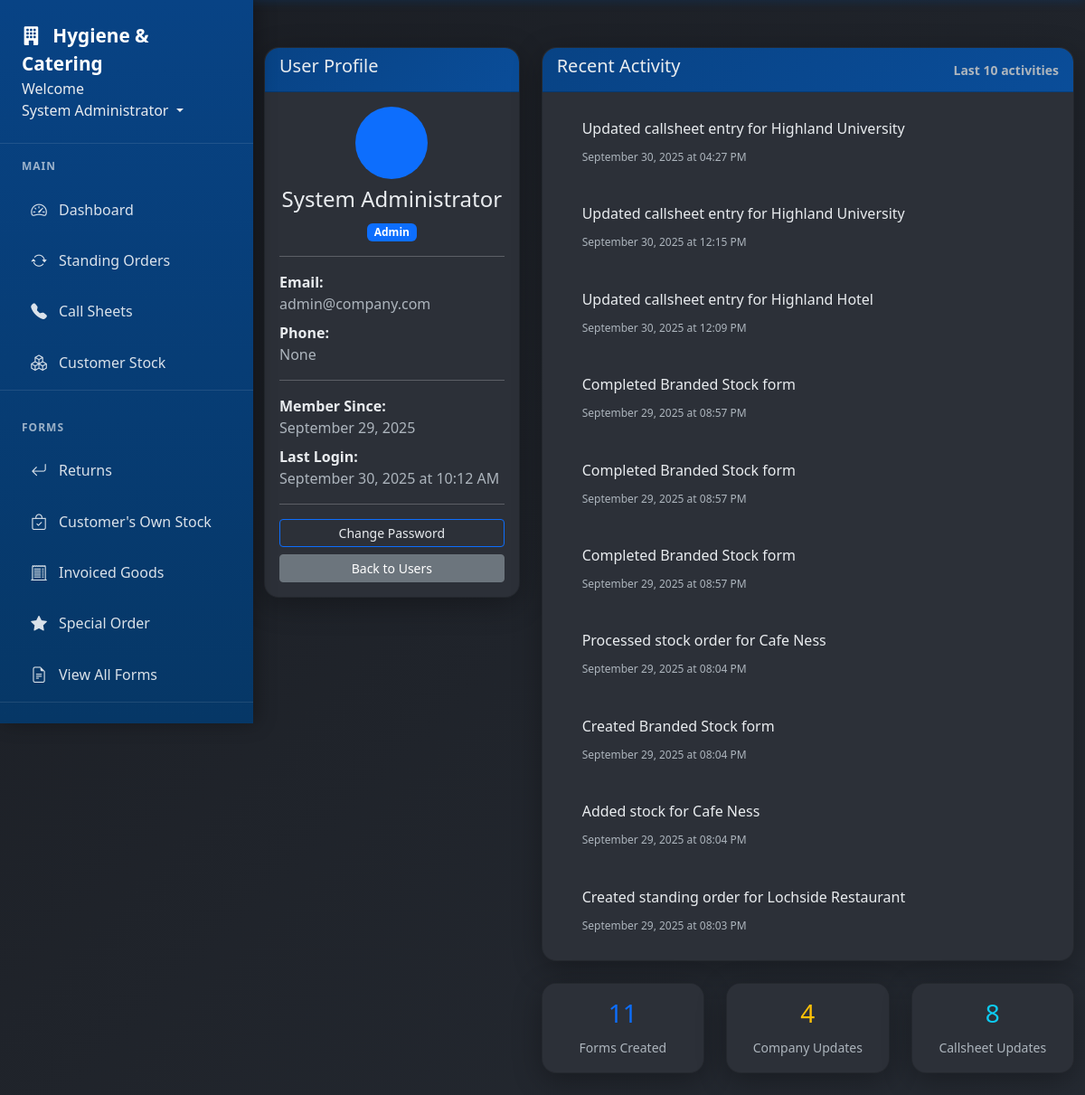
/users/1 (signed in), run on an earlier commit of the app's database.
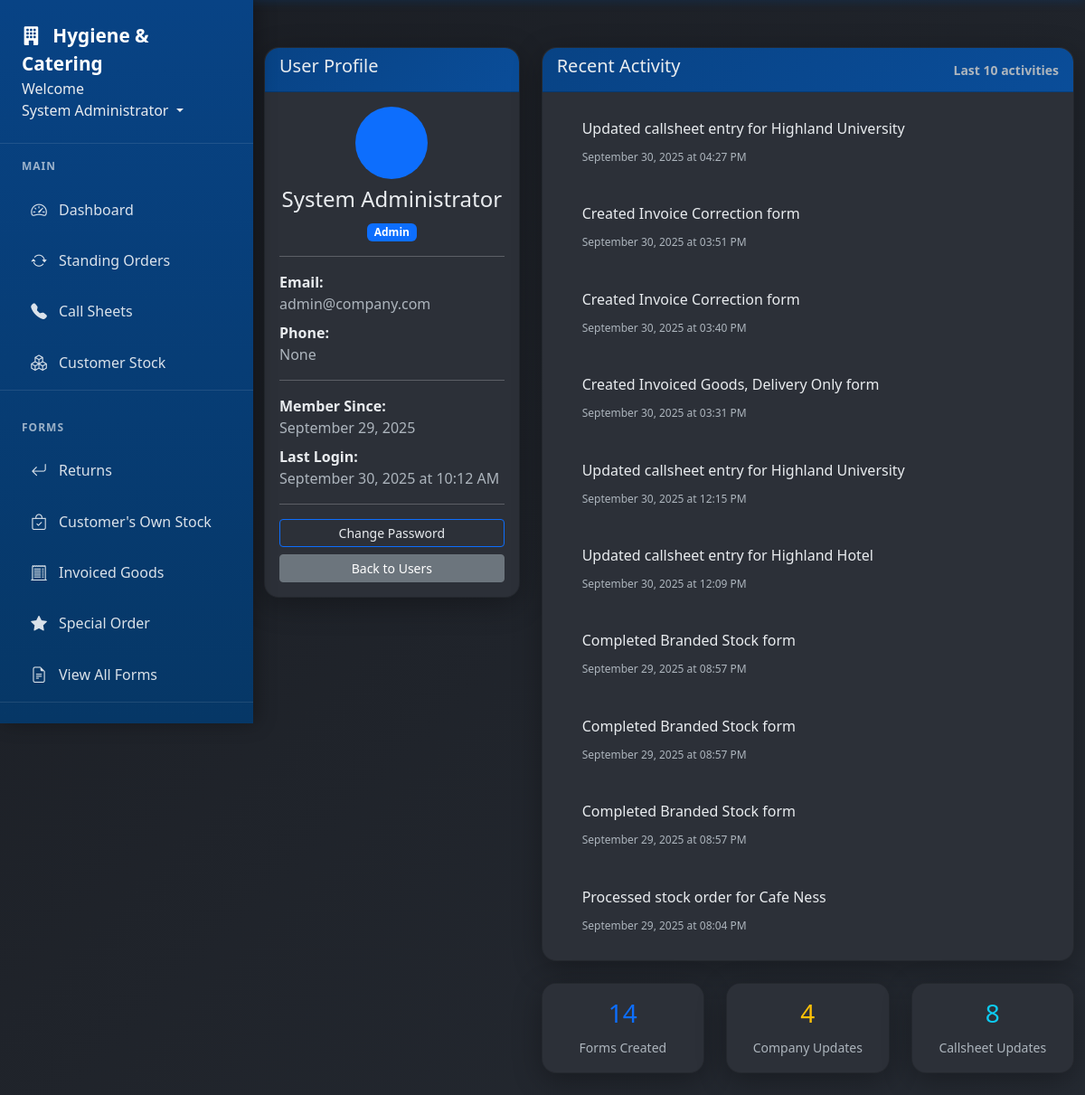
And on a later commit of the database.
### app/models.py (models this page shows, shortened)
class Form(db.Model):
    id = db.Column(db.Integer, primary_key=True)
    type = db.Column(db.String(50), nullable=False)
    data = db.Column(db.Text, nullable=False)
    date_created = db.Column(db.DateTime, nullable=False, default=datetime.utcnow)
    user_id = db.Column(db.Integer, db.ForeignKey('user.id'), nullable=False)
    is_completed = db.Column(db.Boolean, default=False)
    completed_date = db.Column(db.DateTime, nullable=True)
    completed_by = db.Column(db.Integer, db.ForeignKey('user.id'), nullable=True)
    is_archived = db.Column(db.Boolean, default=False)
    completer = db.relationship('User', foreign_keys=[completed_by], backref='completed_forms')

class StockTransaction(db.Model):
    id = db.Column(db.Integer, primary_key=True)
    stock_item_id = db.Column(db.Integer, db.ForeignKey('customer_stock.id'), nullable=False)
    transaction_type = db.Column(db.String(20), nullable=False)  # 'stock_in', 'stock_out', 'adjustment'
    quantity = db.Column(db.Integer, nullable=False)
    reference = db.Column(db.String(100))  # Order number, delivery note, etc.
    notes = db.Column(db.Text)
    transaction_date = db.Column(db.DateTime, nullable=False, default=datetime.utcnow)
    created_by = db.Column(db.Integer, db.ForeignKey('user.id'), nullable=False)
    user = db.relationship('User', backref='stock_transactions')

class StandingOrder(db.Model):
    id = db.Column(db.Integer, primary_key=True)
    customer_id = db.Column(db.Integer, db.ForeignKey('customer.id'), nullable=False)
    delivery_days = db.Column(db.String(20), nullable=False)  # e.g., "0,3" for Monday & Thursday
    start_date = db.Column(db.Date, nullable=False)
    end_date = db.Column(db.Date, nullable=True)  # Null means ongoing
    status = db.Column(db.String(20), default='active')  # active, paused, ended
    special_instructions = db.Column(db.Text)
    created_by = db.Column(db.Integer, db.ForeignKey('user.id'), nullable=False)
    created_at = db.Column(db.DateTime, nullable=False, default=datetime.utcnow)
    updated_at = db.Column(db.DateTime, nullable=False, default=datetime.utcnow, onupdate=datetime.utcnow)
    customer = db.relationship('Customer', backref='standing_orders')
    created_by_user = db.relationship('User', backref='created_standing_orders')
    items = db.relationship('StandingOrderItem', backref='standing_order', cascade='all, delete-orphan')
    schedules = db.relationship('StandingOrderSchedule', backref='standing_order', cascade='all, delete-orphan')
    logs = db.relationship('StandingOrderLog', backref='standing_order', cascade='all, delete-orphan')

### app/routes.py (the view)
@main.route('/users/<int:user_id>')
@login_required
def user_profile(user_id):
    user = User.query.get_or_404(user_id)
    if current_user.role != 'admin' and current_user.id != user_id:
        flash('Access denied.', 'danger')
        return redirect(url_for('main.dashboard'))
    activities = user.get_recent_activity()
    return render_template('user_profile.html', user=user, activities=activities)

### app/models.py (called while the page is built)
@login_manager.user_loader
def load_user(user_id):
    return User.query.get(int(user_id))

### app/templates/user_profile.html (shortened to what the changed rows need)
{% extends "base.html" %} {% block content %}
<div class="row">
  <div class="col-lg-8">
    <div class="card">
      <div class="card-body">
        {% if activities %}
        <div class="timeline">
          {% for activity in activities %}
          <div class="activity-item d-flex mb-3">
            <div class="activity-content flex-grow-1">
              <div class="activity-description">
                {% if activity.link %}
                <a href="{{ activity.link }}" class="text-decoration-none">
                  {{ activity.description }}
                </a>
                {% else %} {{ activity.description }} {% endif %}
              </div>
              <small class="text-muted">
                {{ activity.date.strftime('%B %d, %Y at %I:%M %p') }}
              </small>
            </div>
          </div>
          {% endfor %}
        </div>
        {% else %}
        <div class="text-center text-muted py-4">
          <i class="fas fa-chart-line fa-3x mb-3"></i>
          <h5>No Recent Activity</h5>
          <p>This user hasn't performed any tracked activities yet.</p>
        </div>
        {% endif %}
      </div>
    </div>
    <div class="row mt-3">
      <div class="col-md-4">
        <div class="card text-center">
          <div class="card-body">
            <h3 class="text-primary">{{ user.forms|length }}</h3>
            <small class="text-muted">Forms Created</small>
          </div>
        </div>
      </div>
    </div>
  </div>
</div>
{% endblock %}

What changed in the data, as far as the page shows it:
no longer on this page (row unchanged): Form: date "September 29, 2025 at 08:04 PM"
no longer on this page (row unchanged): StockTransaction: date "September 29, 2025 at 08:04 PM"
no longer on this page (row unchanged): StandingOrder: date "September 29, 2025 at 08:03 PM"
added Form: date "September 30, 2025 at 03:51 PM"
added Form: date "September 30, 2025 at 03:40 PM"
added Form: date "September 30, 2025 at 03:31 PM"
Also different on the page:
{{ user.forms|length }}: "11" → "14"
new list line: "Created Invoice Correction form"
new list line: "Created Invoiced Goods, Delivery Only form"
list line gone: "Created Branded Stock form"
list line gone: "Added stock for Cafe Ness"
list line gone: "Created standing order for Lochside Restaurant"
